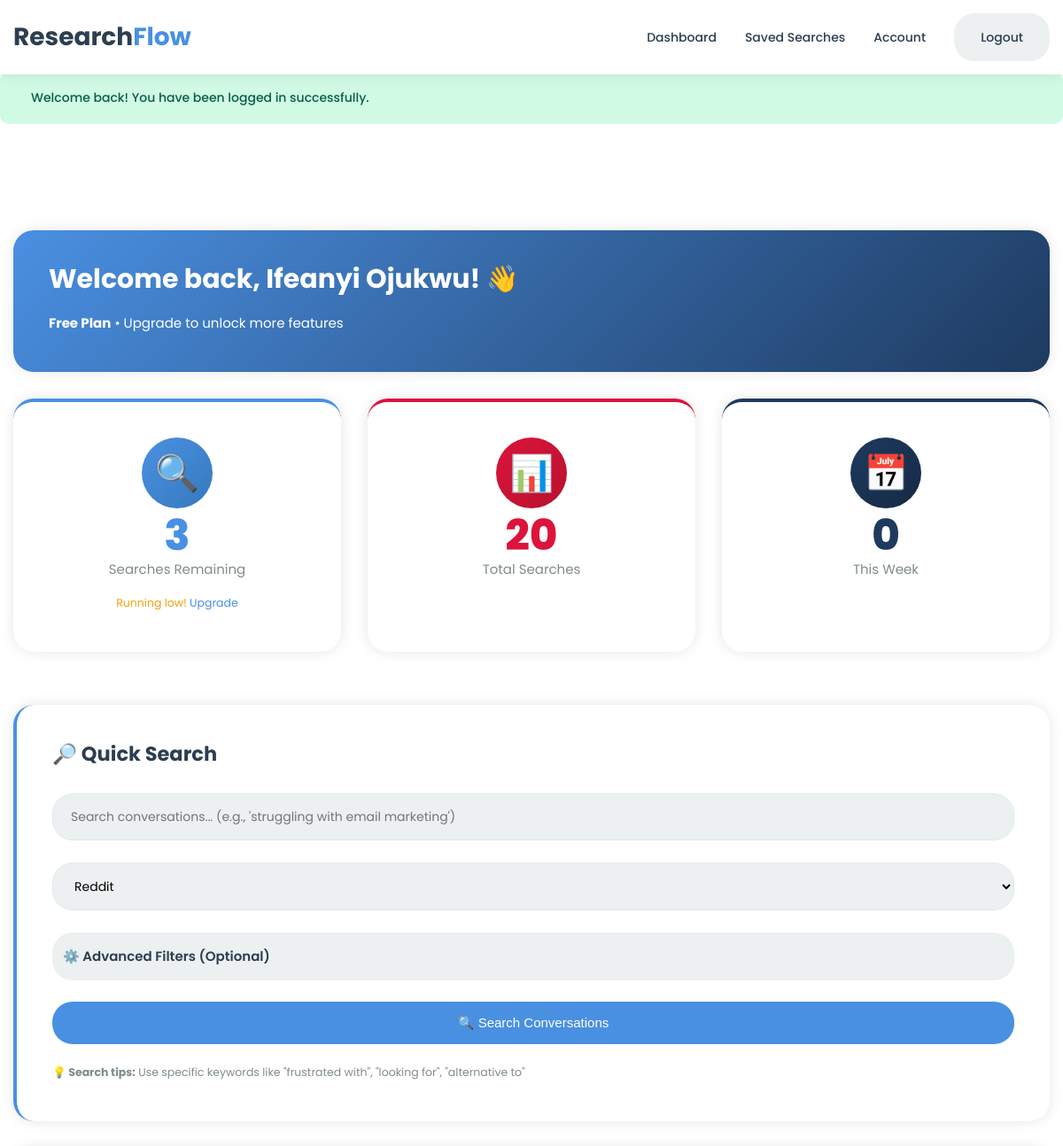
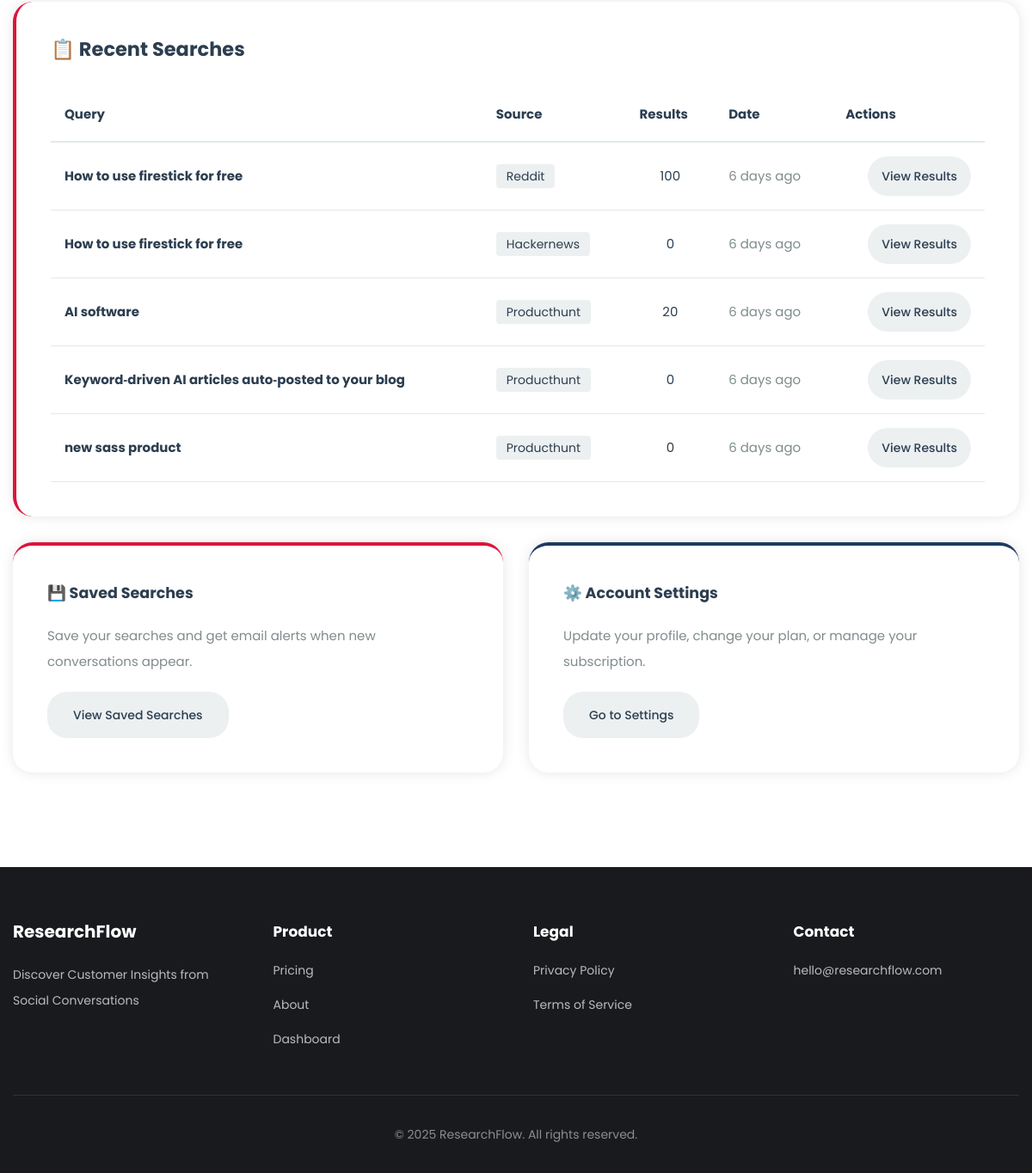
/dashboard (signed in), run on the app's committed database (2 pictures, top to bottom).
### tables this page shows
CREATE TABLE `users` (
  `id` int(11) NOT NULL,
  `email` varchar(255) NOT NULL,
  `password` varchar(255) NOT NULL,
  `name` varchar(100) NOT NULL,
  `plan` varchar(20) DEFAULT 'free',
  `stripe_customer_id` varchar(100) DEFAULT NULL,
  `searches_used_this_month` int(11) DEFAULT 0,
  `last_search_reset` date DEFAULT NULL,
  `created_at` timestamp NOT NULL DEFAULT current_timestamp(),
  `updated_at` timestamp NOT NULL DEFAULT current_timestamp() ON UPDATE current_timestamp()
);

CREATE TABLE `searches` (
  `id` int(11) NOT NULL,
  `user_id` int(11) NOT NULL,
  `query` varchar(500) NOT NULL,
  `source` varchar(20) DEFAULT 'reddit',
  `results_count` int(11) DEFAULT 0,
  `ai_analysis` text DEFAULT NULL,
  `created_at` timestamp NOT NULL DEFAULT current_timestamp()
);

### src/Helpers/functions.php (called while the page is built, shortened)
<?php
function getDB() {
    return Database::getInstance()->getConnection();
}
function isLoggedIn() {
    return isset($_SESSION['user_id']) && !empty($_SESSION['user_id']);
}
function getCurrentUser() {
    $db = getDB();
    $stmt = $db->prepare("SELECT * FROM users WHERE id = ?");
    $stmt->execute([$_SESSION['user_id']]);
    return $stmt->fetch();
}
function url($path = '') {
    return BASE_PATH . '/' . ltrim($path, '/');
}
function asset($path = '') {
    return BASE_PATH . '/public/' . ltrim($path, '/');
}
function getRemainingSearches($user) {
    $plan = PLANS[$user['plan']];
    $remaining = $plan['searches_per_month'] - $user['searches_used_this_month'];
    return max(0, $remaining);
}
function formatNumber($num) {
    return $num;
}
function timeAgo($timestamp) {
    $time = is_numeric($timestamp) ? $timestamp : strtotime($timestamp);
    $diff = time() - $time;
    $intervals = [
        31536000 => 'year',
        2592000 => 'month',
        604800 => 'week',
        86400 => 'day',
        3600 => 'hour',
        60 => 'minute'
    ];
    foreach ($intervals as $seconds => $label) {
        $count = floor($diff / $seconds);
        if ($count >= 1) {
            return $count . ' ' . $label . ($count > 1 ? 's' : '') . ' ago';
        }
    }
    return 'Just now';
}
function getFlash() {
    if (isset($_SESSION['flash'])) {
        $flash = $_SESSION['flash'];
        return $flash;
    }
    return null;
}

### src/Database.php (called while the page is built, shortened)
<?php
class Database {
    private static $instance = null;
    private $conn;
    private function __construct() {
        try {
            $this->conn = new PDO(
                "mysql:host=" . DB_HOST . ";dbname=" . DB_NAME . ";charset=utf8mb4",
                DB_USER,
                DB_PASS,
                [
                    PDO::ATTR_ERRMODE => PDO::ERRMODE_EXCEPTION,
                    PDO::ATTR_DEFAULT_FETCH_MODE => PDO::FETCH_ASSOC,
                    PDO::ATTR_EMULATE_PREPARES => false,
                ]
            );
            $this->conn->exec("SET time_zone = '+00:00'");
        } catch(PDOException $e) {
            die("Database connection failed: " . $e->getMessage());
        }
    }
    public static function getInstance() {
        if (self::$instance === null) {
            self::$instance = new self();
        }
        return self::$instance;
    }
    public function getConnection() {
        return $this->conn;
    }
}

### src/User.php (called while the page is built, shortened)
<?php
class User {
    private $db;
    public function __construct() {
        $this->db = Database::getInstance()->getConnection();
    }
    public function getSearchStats($userId) {
        $stmt = $this->db->prepare("
            SELECT
                COUNT(*) as total_searches,
                COUNT(CASE WHEN DATE(created_at) = CURDATE() THEN 1 END) as today_searches,
                COUNT(CASE WHEN YEARWEEK(created_at) = YEARWEEK(CURDATE()) THEN 1 END) as week_searches
            FROM searches
            WHERE user_id = ?
        ");
        $stmt->execute([$userId]);
        return $stmt->fetch();
    }
}

### views/dashboard.php (the view, shortened to what this page needs)
<?php
require_once __DIR__ . '/layouts/header.php';
$user = getCurrentUser();
$userObj = new User();
$searchStats = $userObj->getSearchStats($user['id']);
$currentPlan = PLANS[$user['plan']];
$searchesRemaining = getRemainingSearches($user);
?>
<div class="container dashboard-container">
    <div class="card dashboard-header">
        <h1 class="mb-2">Welcome back, <?= htmlspecialchars($user['name']) ?>! 👋</h1>
        <p>
            <strong><?= htmlspecialchars($currentPlan['name']) ?> Plan</strong>
            <?php if ($user['plan'] === 'free'): ?>
                • <a href="<?= url('pricing') ?>">Upgrade to unlock more features</a>
            <?php endif; ?>
        </p>
    </div>
    <div class="grid grid-3 mt-3">
        <div class="card text-center feature-card">
            <div class="feature-icon blue dashboard-stats-icon">🔍</div>
            <div class="dashboard-stats-card heading-primary">
                <?= is_numeric($searchesRemaining) ? $searchesRemaining : '∞' ?>
            </div>
            <p class="dashboard-stats-label">Searches Remaining</p>
            <?php if (is_numeric($searchesRemaining) && $searchesRemaining < 5): ?>
                <small class="dashboard-warning">
                    Running low! <a href="<?= url('pricing') ?>">Upgrade</a>
                </small>
            <?php endif; ?>
        </div>
        <div class="card text-center feature-card crimson">
            <div class="feature-icon crimson dashboard-stats-icon">📊</div>
            <div class="dashboard-stats-card heading-secondary">
                <?= $searchStats['total_searches'] ?? 0 ?>
            </div>
            <p class="dashboard-stats-label">Total Searches</p>
        </div>
        <div class="card text-center feature-card darkblue">
            <div class="feature-icon darkblue dashboard-stats-icon">📅</div>
            <div class="dashboard-stats-card heading-accent">
                <?= $searchStats['week_searches'] ?? 0 ?>
            </div>
            <p class="dashboard-stats-label">This Week</p>
        </div>
    </div>
    <div class="card mt-3 card-border-left-primary">
        <h2 class="mb-3">🔎 Quick Search</h2>
        <form action="<?= url('search') ?>" method="GET">
            <div class="form-group">
                <input
                    type="text"
                    name="query"
                    class="form-control"
                    placeholder="Search conversations... (e.g., 'struggling with email marketing')"
                    required
                    autofocus
                >
            </div>
            <div class="form-group">
                <select name="source" class="form-control">
                    <option value="reddit">Reddit</option>
                </select>
            </div>
            <details class="search-filters-toggle">
                <summary class="search-filters-summary">
                    ⚙️ Advanced Filters (Optional)
                </summary>
            </details>
            <button type="submit" class="btn btn-primary btn-block btn-lg">
                🔍 Search Conversations
            </button>
            <div class="search-tips mt-2">
                <small class="text-secondary">
                    <strong>💡 Search tips:</strong> Use specific keywords like "frustrated with", "looking for", "alternative to"
                </small>
            </div>
        </form>
    </div>
    <div class="card mt-3 card-border-left-secondary">
        <h2 class="mb-3">📋 Recent Searches</h2>
        <?php
        $db = getDB();
        $stmt = $db->prepare("
            SELECT * FROM searches
            WHERE user_id = ?
            ORDER BY created_at DESC
            LIMIT 5
        ");
        $stmt->execute([$user['id']]);
        $recentSearches = $stmt->fetchAll();
        ?>
        <?php if (empty($recentSearches)): ?>
            <div class="empty-state">
                <div class="empty-state-icon">🔍</div>
                <p class="empty-state-title">No searches yet</p>
                <p>Start by searching for a keyword or topic above!</p>
            </div>
        <?php else: ?>
            <div class="table-responsive">
                <table class="results-table">
                    <thead>
                        <tr>
                            <th>Query</th>
                            <th>Source</th>
                            <th class="text-center">Results</th>
                            <th>Date</th>
                            <th class="text-right">Actions</th>
                        </tr>
                    </thead>
                    <tbody>
                        <?php foreach ($recentSearches as $search): ?>
                            <tr>
                                <td>
                                    <strong><?= htmlspecialchars($search['query']) ?></strong>
                                </td>
                                <td>
                                    <span class="badge">
                                        <?= htmlspecialchars(ucfirst($search['source'])) ?>
                                    </span>
                                </td>
                                <td class="text-center">
                                    <?= formatNumber($search['results_count']) ?>
                                </td>
                                <td class="text-secondary">
                                    <?= timeAgo($search['created_at']) ?>
                                </td>
                                <td class="text-right">
                                    <a href="<?= url('results/' . $search['id']) ?>" class="btn btn-secondary btn-small">
                                        View Results
                                    </a>
                                </td>
                            </tr>
                        <?php endforeach; ?>
                    </tbody>
                </table>
            </div>
        <?php endif; ?>
    </div>
    <div class="grid grid-2 mt-3">
        <div class="card feature-card crimson">
            <h3 class="mb-2">💾 Saved Searches</h3>
            <p class="text-secondary mb-2">
                Save your searches and get email alerts when new conversations appear.
            </p>
            <a href="<?= url('saved-searches') ?>" class="btn btn-secondary">
                View Saved Searches
            </a>
        </div>
        <div class="card feature-card darkblue">
            <h3 class="mb-2">⚙️ Account Settings</h3>
            <p class="text-secondary mb-2">
                Update your profile, change your plan, or manage your subscription.
            </p>
            <a href="<?= url('account') ?>" class="btn btn-secondary">
                Go to Settings
            </a>
        </div>
    </div>
</div>
<?php require_once __DIR__ . '/layouts/footer.php'; ?>

### index.php (shortened to what this page needs)
<?php
spl_autoload_register(function ($class) {
    $class = str_replace('\\', DIRECTORY_SEPARATOR, $class);
    $file = __DIR__ . '/src/' . $class . '.php';
    if (file_exists($file)) {
        return true;
    }
    return false;
});
require_once __DIR__ . '/src/Helpers/functions.php';
$url = isset($_GET['url']) ? rtrim($_GET['url'], '/') : '';
$url = filter_var($url, FILTER_SANITIZE_URL);
$url = explode('/', $url);
$route = $url[0] ?: 'home';
switch ($route) {
    case 'dashboard':
        require __DIR__ . '/views/dashboard.php';
        break;
}

### views/layouts/header.php (shortened to what this page needs)
<!DOCTYPE html>
<html lang="en">
<head>
    <link rel="stylesheet" href="<?= asset('css/style.css') ?>">
</head>
<body>
    <nav class="navbar">
        <div class="container">
            <div class="nav-content">
                <a href="<?= url('/') ?>" class="logo">
                    Research<span>Flow</span>
                </a>
                <ul class="nav-menu">
                    <?php if (isLoggedIn()): ?>
                        <li><a href="<?= url('dashboard') ?>">Dashboard</a></li>
                        <li><a href="<?= url('saved-searches') ?>">Saved Searches</a></li>
                        <li><a href="<?= url('account') ?>">Account</a></li>
                        <li><a href="<?= url('logout') ?>" class="btn btn-secondary">Logout</a></li>
                    <?php endif; ?>
                </ul>
            </div>
        </div>
    </nav>
    <?php
    $flash = getFlash();
    if ($flash):
    ?>
    <div class="flash-message flash-<?= $flash['type'] ?>">
        <div class="container">
            <p><?= htmlspecialchars($flash['message']) ?></p>
        </div>
    </div>
    <?php endif; ?>
    <main class="main-content">

### views/layouts/footer.php (shortened to what this page needs)
    </main>
    <footer class="footer">
        <div class="container">
            <div class="footer-content">
                <div class="footer-section">
                    <h3><?= SITE_NAME ?></h3>
                    <p><?= SITE_TAGLINE ?></p>
                </div>
                <div class="footer-section">
                    <h4>Product</h4>
                    <ul>
                        <li><a href="<?= url('pricing') ?>">Pricing</a></li>
                        <li><a href="<?= url('about') ?>">About</a></li>
                        <?php if (isLoggedIn()): ?>
                            <li><a href="<?= url('dashboard') ?>">Dashboard</a></li>
                        <?php endif; ?>
                    </ul>
                </div>
                <div class="footer-section">
                    <h4>Legal</h4>
                    <ul>
                        <li><a href="#">Privacy Policy</a></li>
                        <li><a href="#">Terms of Service</a></li>
                    </ul>
                </div>
                <div class="footer-section">
                    <h4>Contact</h4>
                    <ul>
                        <li><a href="mailto:<?= SITE_EMAIL ?>"><?= SITE_EMAIL ?></a></li>
                    </ul>
                </div>
            </div>
            <div class="footer-bottom">
                <p>&copy; <?= date('Y') ?> <?= SITE_NAME ?>. All rights reserved.</p>
            </div>
        </div>
    </footer>
</body>
</html>

### data on the page
users: name "Ifeanyi Ojukwu", plan "Free", searchesRemaining "3"
searches: query "How to use firestick for free", source "Reddit", results_count "100", created_at "6 days ago"
searches: query "How to use firestick for free", source "Hackernews", results_count "0", created_at "6 days ago"
searches: query "AI software", source "Producthunt", results_count "20", created_at "6 days ago"
searches: query "Keyword‑driven AI articles auto‑posted to your blog", source "Producthunt", results_count "0", created_at "6 days ago"
searches: query "new sass product", source "Producthunt", results_count "0", created_at "6 days ago"

### other printed values
$flash['message'] "Welcome back! You have been logged in successfully."
$searchStats['total_searches'] "20"
$searchStats['week_searches'] "0"
SITE_NAME "ResearchFlow"
SITE_TAGLINE "Discover Customer Insights from Social Conversations"
SITE_EMAIL "hello@researchflow.com"
